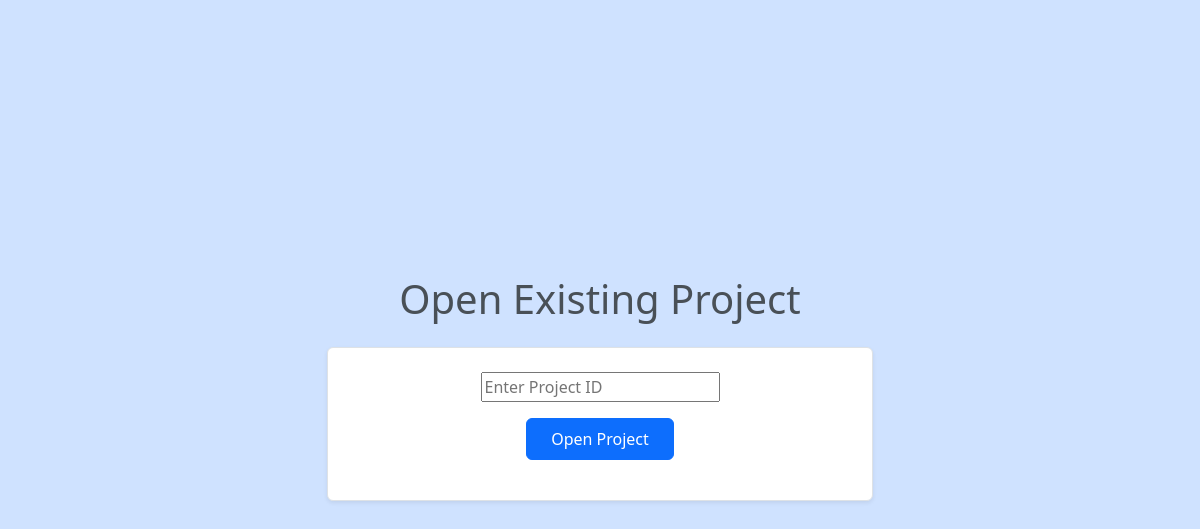
The page /open-project/ (signed in) on the database as committed earlier.
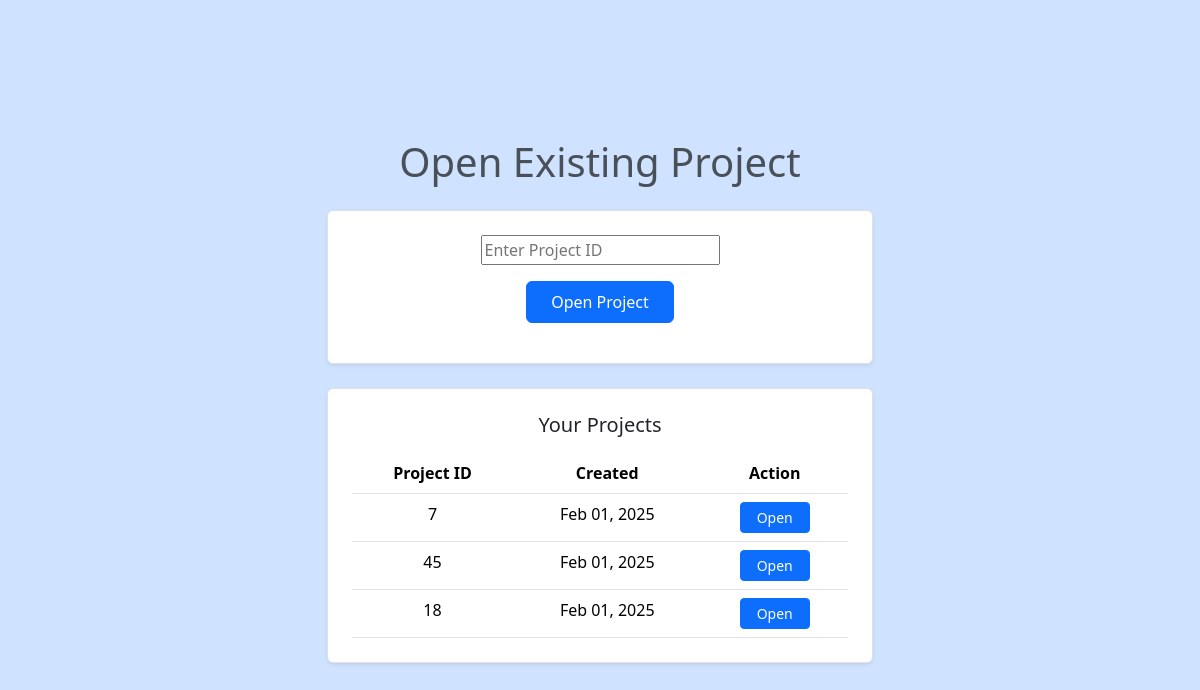
The same page on the database as committed later.
### login/models.py (models this page shows, shortened)
class Project(models.Model):
    project_id = models.CharField(max_length=50, primary_key=True)
    user = models.ForeignKey(UserRegistration, on_delete=models.CASCADE)
    created_at = models.DateTimeField(auto_now_add=True)

### login/views.py (the view)
# urls.py: path('open-project/', views.open_project, name='open-project'),
def open_project(request):
    try:
        user_registration = UserRegistration.objects.get(userid=request.session.get('userid'))
        user_projects = Project.objects.filter(user=user_registration).order_by('-created_at')
    except UserRegistration.DoesNotExist:
        messages.error(request, 'User not found. Please log in again.')
        return redirect('login')
    if request.method == 'POST':
        form = OpenProjectForm(request.POST)
        if form.is_valid():
            project_id = form.cleaned_data['project_id']
            try:
                project = Project.objects.get(project_id=project_id)
                return redirect('dashboard', project_id=project_id)
            except Project.DoesNotExist:
                messages.error(request, 'Project ID does not exist')
                return render(request, 'open_project.html', {
                    'form': form,
                    'user_projects': user_projects
                })
    else:
        form = OpenProjectForm()
    return render(request, 'open_project.html', {
        'form': form,
        'user_projects': user_projects
    })

### login/forms.py
class OpenProjectForm(forms.Form):
    project_id = forms.CharField(
        max_length= 50,
        required=True,
        widget= forms.TextInput(attrs={'placeholder':'Enter Project ID'})
    )

### login/templates/open_project.html (shortened to what this page needs)
<!DOCTYPE html>
<html lang="en">
<head>
    <link href="https://cdnjs.cloudflare.com/ajax/libs/bootstrap/5.3.2/css/bootstrap.min.css" rel="stylesheet">
</head>
<body class="bg-primary-subtle min-vh-100 d-flex flex-column justify-content-center">
    <div class="container">
        <div class="row justify-content-center">
            <div class="col-12 col-md-8 col-lg-6">
                <h1 class="text-center mb-4 text-light-emphasis">Open Existing Project</h1>
                <div class="border p-4 rounded bg-white shadow-sm mb-4">
                    <form method="POST" class="mb-3">
                        <div class="mb-3 d-flex justify-content-center">
                            {{ form.project_id }}
                        </div>
                        <div class="d-flex justify-content-center">
                            <button type="submit" class="btn btn-primary px-4 py-2" style="--bs-btn-bg: rgb(var(--bs-primary-rgb));">Open Project</button>
                        </div>
                    </form>
                </div>
                {% if user_projects %}
                <div class="border p-4 rounded bg-white shadow-sm">
                    <h5 class="text-center mb-3">Your Projects</h5>
                    <div class="table-responsive">
                        <table class="table table-hover mb-0">
                            <thead>
                                <tr class="text-center">
                                    <th>Project ID</th>
                                    <th>Created</th>
                                    <th>Action</th>
                                </tr>
                            </thead>
                            <tbody>
                                {% for project in user_projects %}
                                    <tr class="text-center">
                                        <td>{{ project.project_id }}</td>
                                        <td>{{ project.created_at|date:"M d, Y" }}</td>
                                        <td>
                                            <a href="{% url 'dashboard' project_id=project.project_id %}"
                                               class="btn btn-primary btn-sm px-3"
                                               style="--bs-btn-bg: rgb(var(--bs-primary-rgb));">
                                                Open
                                            </a>
                                        </td>
                                    </tr>
                                {% endfor %}
                            </tbody>
                        </table>
                    </div>
                </div>
                {% endif %}
            </div>
        </div>
    </div>
</body>
</html>

Rows that differ between the two databases and show on the page:
added Project: project_id "7", created_at "Feb 01, 2025"
added Project: project_id "45", created_at "Feb 01, 2025"
added Project: project_id "18", created_at "Feb 01, 2025"
Other text that changed with them:
text now shown: "Your Projects Project ID Created Action"
